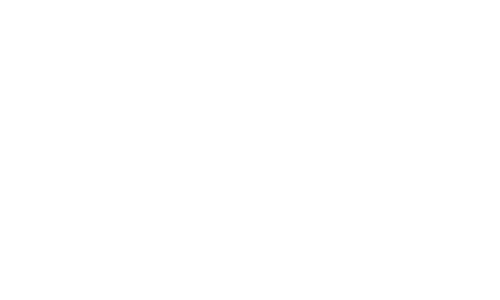
Frame 1 (no input)
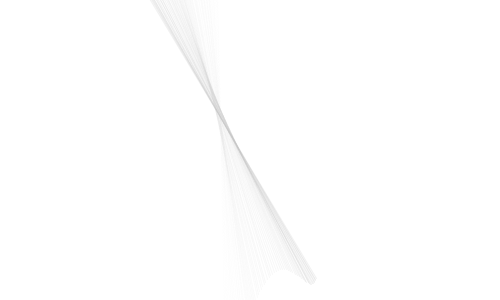
Frame 60 (the mouse pressed at the canvas centre just before this capture)
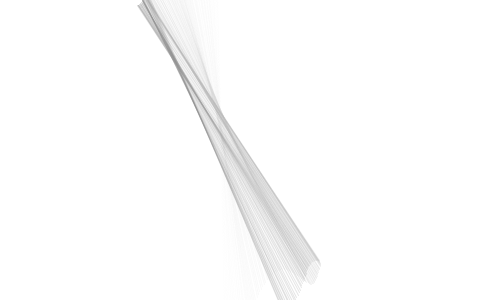
Frame 120 (the mouse held since frame 60 and released just before this capture)

The Processing sketch that drew these frames (run headless with seeded random() and noise(); from frame 60 on, the mouse is pressed at the canvas centre):

// Processing sketch: p4_7
// ── p4_7.pde
/*
* wave clock(完全版)
*/

float _angleNoise, _radiusNoise;
float _xNoise, _yNoise;
float _angle = 90;
float _radius;
float _strokeCol = 254;
float _strokeChange = -1;

void setup() {
    size(500, 300);
    smooth();
    frameRate(30);
    background(255);
    noFill();

    _angleNoise = random(10);
    _radiusNoise = random(10);
    _xNoise = random(10);
    _yNoise = random(10);
}

void draw() {
    _radiusNoise += 0.005;
    _radius = (noise(_radiusNoise) * 550) + 1;

    _angleNoise += 0.005;
    _angle += (noise(_angleNoise) * 6) - 3;
    if(_angle > 360) _angle -= 360;
    if(_angle < 0) _angle += 360;

    _xNoise += 0.01;
    _yNoise += 0.01;
    float centerX = width/2 + (noise(_xNoise) * 100) - 50;
    float centerY = height/2 + (noise(_yNoise) * 100) - 50;

    float rad = radians(_angle);
    float x1 = centerX + cos(rad) * _radius;
    float y1 = centerY + sin(rad) * _radius;
    float opprad = rad + PI;
    float x2 = centerX + cos(opprad) * _radius;
    float y2 = centerY + sin(opprad) * _radius;

    _strokeCol += _strokeChange;
    if( _strokeCol > 254) _strokeChange *= -1;
    if( _strokeCol < 0) _strokeChange *= 1;
    stroke(_strokeCol, 60);
    strokeWeight(1);
    line(x1, y1, x2, y2);

}
